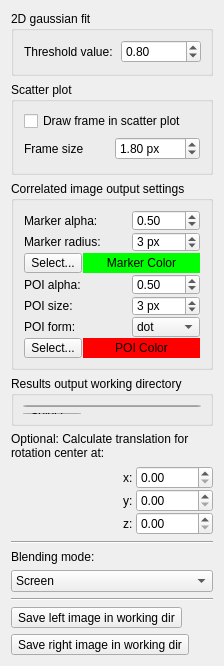
                <widget class="QWidget" name="scrollAreaWidgetContents">
                 <property name="geometry">
                  <rect>
                   <x>0</x>
                   <y>0</y>
                   <width>196</width>
                   <height>661</height>
                  </rect>
                 </property>
                 <layout class="QVBoxLayout" name="verticalLayout_17">
                  <item>
                   <widget class="QGroupBox" name="groupBox_2">
                    <property name="title">
                     <string>2D gaussian fit</string>
                    </property>
                    <layout class="QVBoxLayout" name="verticalLayout_11">
                     <property name="leftMargin">
                      <number>10</number>
                     </property>
                     <property name="bottomMargin">
                      <number>10</number>
                     </property>
                     <item>
                      <layout class="QHBoxLayout" name="horizontalLayout_9">
                       <item>
                        <widget class="QLabel" name="label_20">
                         <property name="toolTip">
                          <string>The cutoff is calculated as image.max - (image.max - image.min)*threshold
  with threshold between 0.1 and 0.9</string>
                         </property>
                         <property name="text">
                          <string>Threshold value:</string>
                         </property>
                        </widget>
                       </item>
                       <item>
                        <widget class="QDoubleSpinBox" name="doubleSpinBox_treshVal">
                         <property name="maximumSize">
                          <size>
                           <width>80</width>
                           <height>16777215</height>
                          </size>
                         </property>
                         <property name="toolTip">
                          <string>The cutoff is calculated as image.max - (image.max - image.min)*threshold
  with threshold between 0.1 and 0.9</string>
                         </property>
                         <property name="whatsThis">
                          <string/>
                         </property>
                         <property name="decimals">
                          <number>2</number>
                         </property>
                         <property name="minimum">
                          <double>0.100000000000000</double>
                         </property>
                         <property name="maximum">
                          <double>1.000000000000000</double>
                         </property>
                         <property name="singleStep">
                          <double>0.050000000000000</double>
                         </property>
                         <property name="value">
                          <double>0.800000000000000</double>
                         </property>
                        </widget>
                       </item>
                      </layout>
                     </item>
                    </layout>
                   </widget>
                  </item>
                  <item>
                   <widget class="QGroupBox" name="groupBox">
                    <property name="title">
                     <string>Scatter plot</string>
                    </property>
                    <layout class="QVBoxLayout" name="verticalLayout_9">
                     <property name="leftMargin">
                      <number>10</number>
                     </property>
                     <property name="rightMargin">
                      <number>10</number>
                     </property>
                     <property name="bottomMargin">
                      <number>12</number>
                     </property>
                     <item>
                      <widget class="QCheckBox" name="checkBox_scatterPlotFrame">
                       <property name="text">
                        <string>Draw frame in scatter plot</string>
                       </property>
                      </widget>
                     </item>
                     <item>
                      <layout class="QHBoxLayout" name="horizontalLayout_42">
                       <item>
                        <widget class="QLabel" name="label_29">
                         <property name="text">
                          <string>Frame size</string>
                         </property>
                        </widget>
                       </item>
                       <item>
                        <widget class="QDoubleSpinBox" name="doubleSpinBox_scatterPlotFrameSize">
                         <property name="toolTip">
                          <string/>
                         </property>
                         <property name="prefix">
                          <string/>
                         </property>
                         <property name="suffix">
                          <string> px</string>
                         </property>
                         <property name="maximum">
                          <double>50.000000000000000</double>
                         </property>
                         <property name="singleStep">
                          <double>0.050000000000000</double>
                         </property>
                         <property name="value">
                          <double>1.800000000000000</double>
                         </property>
                        </widget>
                       </item>
                      </layout>
                     </item>
                    </layout>
                   </widget>
                  </item>
                  <item>
                   <widget class="QGroupBox" name="groupBox_4">
                    <property name="title">
                     <string>Correlated image output settings</string>
                    </property>
                    <layout class="QVBoxLayout" name="verticalLayout_14">
                     <property name="spacing">
                      <number>1</number>
                     </property>
                     <property name="leftMargin">
                      <number>10</number>
                     </property>
                     <property name="rightMargin">
                      <number>10</number>
                     </property>
                     <item>
                      <layout class="QHBoxLayout" name="horizontalLayout_21">
                       <item>
                        <widget class="QLabel" name="label_12">
                         <property name="text">
                          <string>Marker alpha:</string>
                         </property>
                        </widget>
                       </item>
                       <item>
                        <widget class="QDoubleSpinBox" name="doubleSpinBox_markerAlpha">
                         <property name="maximumSize">
                          <size>
                           <width>68</width>
                           <height>16777215</height>
                          </size>
                         </property>
                         <property name="decimals">
                          <number>2</number>
                         </property>
                         <property name="minimum">
                          <double>0.010000000000000</double>
                         </property>
                         <property name="maximum">
                          <double>1.000000000000000</double>
                         </property>
                         <property name="singleStep">
                          <double>0.100000000000000</double>
                         </property>
                         <property name="value">
                          <double>0.500000000000000</double>
                         </property>
                        </widget>
                       </item>
                      </layout>
                     </item>
                     <item>
                      <layout class="QHBoxLayout" name="horizontalLayout_22">
                       <item>
                        <widget class="QLabel" name="label_23">
                         <property name="text">
                          <string>Marker radius:</string>
                         </property>
                        </widget>
                       </item>
                       <item>
                        <widget class="QSpinBox" name="spinBox_markerRadius">
                         <property name="maximumSize">
                          <size>
                           <width>68</width>
                           <height>16777215</height>
                          </size>
                         </property>
                         <property name="suffix">
                          <string> px</string>
                         </property>
                         <property name="minimum">
                          <number>1</number>
                         </property>
                         <property name="maximum">
                          <number>1000</number>
                         </property>
                         <property name="value">
                          <number>3</number>
                         </property>
                        </widget>
                       </item>
                      </layout>
                     </item>
                     <item>
                      <layout class="QHBoxLayout" name="horizontalLayout_23">
                       <item>
                        <widget class="QToolButton" name="toolButton_selectMarkerColor">
                         <property name="text">
                          <string>Select...</string>
                         </property>
                        </widget>
                       </item>
                       <item>
                        <widget class="QLabel" name="label_markerColor">
                         <property name="styleSheet">
                          <string notr="true">background-color: rgb(0,255,0);</string>
                         </property>
                         <property name="text">
                          <string>Marker Color</string>
                         </property>
                         <property name="alignment">
                          <set>Qt::AlignCenter</set>
                         </property>
                        </widget>
                       </item>
                      </layout>
                     </item>
                     <item>
                      <layout class="QHBoxLayout" name="horizontalLayout_32">
                       <item>
                        <widget class="QLabel" name="label_27">
                         <property name="toolTip">
                          <string>Point of interest transparency</string>
                         </property>
                         <property name="text">
                          <string>POI alpha:</string>
                         </property>
                        </widget>
                       </item>
                       <item>
                        <widget class="QDoubleSpinBox" name="doubleSpinBox_poiAlpha">
                         <property name="maximumSize">
                          <size>
                           <width>68</width>
                           <height>16777215</height>
                          </size>
                         </property>
                         <property name="decimals">
                          <number>2</number>
                         </property>
                         <property name="minimum">
                          <double>0.010000000000000</double>
                         </property>
                         <property name="maximum">
                          <double>1.000000000000000</double>
                         </property>
                         <property name="singleStep">
                          <double>0.100000000000000</double>
                         </property>
                         <property name="value">
                          <double>0.500000000000000</double>
                         </property>
                        </widget>
                       </item>
                      </layout>
                     </item>
                     <item>
                      <layout class="QHBoxLayout" name="horizontalLayout_31">
                       <item>
                        <widget class="QLabel" name="label_26">
                         <property name="toolTip">
                          <string>Point of interest size</string>
                         </property>
                         <property name="text">
                          <string>POI size:</string>
                         </property>
                        </widget>
                       </item>
                       <item>
                        <widget class="QSpinBox" name="spinBox_poiSize">
                         <property name="maximumSize">
                          <size>
                           <width>68</width>
                           <height>16777215</height>
                          </size>
                         </property>
                         <property name="suffix">
                          <string> px</string>
                         </property>
                         <property name="minimum">
                          <number>1</number>
                         </property>
                         <property name="value">
                          <number>3</number>
                         </property>
                        </widget>
                       </item>
                      </layout>
                     </item>
                     <item>
                      <layout class="QHBoxLayout" name="horizontalLayout_33">
                       <item>
                        <widget class="QLabel" name="label_28">
                         <property name="toolTip">
                          <string>Point of interest form that appears in image</string>
                         </property>
                         <property name="text">
                          <string>POI form:</string>
                         </property>
                        </widget>
                       </item>
                       <item>
                        <widget class="QComboBox" name="comboBox_poiForm">
                         <property name="maximumSize">
                          <size>
                           <width>68</width>
                           <height>16777215</height>
                          </size>
                         </property>
                         <property name="currentIndex">
                          <number>1</number>
                         </property>
                         <item>
                          <property name="text">
                           <string>cross</string>
                          </property>
                         </item>
                         <item>
                          <property name="text">
                           <string>dot</string>
                          </property>
                         </item>
                        </widget>
                       </item>
                      </layout>
                     </item>
                     <item>
                      <layout class="QHBoxLayout" name="horizontalLayout_24">
                       <item>
                        <widget class="QToolButton" name="toolButton_selectPoiColor">
                         <property name="text">
                          <string>Select...</string>
                         </property>
                        </widget>
                       </item>
                       <item>
                        <widget class="QLabel" name="label_poiColor">
                         <property name="styleSheet">
                          <string notr="true">background-color: rgb(255,0,0);</string>
                         </property>
                         <property name="text">
                          <string>POI Color</string>
                         </property>
                         <property name="alignment">
                          <set>Qt::AlignCenter</set>
                         </property>
                        </widget>
                       </item>
                      </layout>
                     </item>
                    </layout>
                   </widget>
                  </item>
                  <item>
                   <widget class="QGroupBox" name="groupBox_3">
                    <property name="minimumSize">
                     <size>
                      <width>0</width>
                      <height>50</height>
                     </size>
                    </property>
                    <property name="title">
                     <string>Results output working directory</string>
                    </property>
                    <layout class="QVBoxLayout" name="verticalLayout_13">
                     <item>
                      <widget class="QLineEditFilePath" name="lineEdit_workingDir">
                       <property name="readOnly">
                        <bool>true</bool>
                       </property>
                      </widget>
                     </item>
                     <item>
                      <widget class="QToolButton" name="toolButton_selectWorkingDir">
                       <property name="text">
                        <string>Select...</string>
                       </property>
                      </widget>
                     </item>
                    </layout>
                   </widget>
                  </item>
                  <item>
                   <widget class="QLabel" name="label_18">
                    <property name="text">
                     <string>&lt;html&gt;&lt;head/&gt;&lt;body&gt;&lt;p&gt;Optional: Calculate translation for rotation center at:&lt;/p&gt;&lt;/body&gt;&lt;/html&gt;</string>
                    </property>
                    <property name="alignment">
                     <set>Qt::AlignLeading|Qt::AlignLeft|Qt::AlignVCenter</set>
                    </property>
                    <property name="wordWrap">
                     <bool>true</bool>
                    </property>
                   </widget>
                  </item>
                  <item>
                   <layout class="QVBoxLayout" name="verticalLayout_8">
                    <property name="spacing">
                     <number>0</number>
                    </property>
                    <item>
                     <layout class="QHBoxLayout" name="horizontalLayout_12">
                      <item>
                       <spacer name="horizontalSpacer_2">
                        <property name="orientation">
                         <enum>Qt::Horizontal</enum>
                        </property>
                        <property name="sizeHint" stdset="0">
                         <size>
                          <width>40</width>
                          <height>20</height>
                         </size>
                        </property>
                       </spacer>
                      </item>
                      <item>
                       <widget class="QLabel" name="label_10">
                        <property name="maximumSize">
                         <size>
                          <width>16777215</width>
                          <height>16777215</height>
                         </size>
                        </property>
                        <property name="text">
                         <string>x: </string>
                        </property>
                       </widget>
                      </item>
                      <item>
                       <widget class="QDoubleSpinBox" name="doubleSpinBox_custom_rot_center_x">
                        <property name="maximum">
                         <double>99999.990000000005239</double>
                        </property>
                       </widget>
                      </item>
                     </layout>
                    </item>
                    <item>
                     <layout class="QHBoxLayout" name="horizontalLayout_17">
                      <item>
                       <spacer name="horizontalSpacer_3">
                        <property name="orientation">
                         <enum>Qt::Horizontal</enum>
                        </property>
                        <property name="sizeHint" stdset="0">
                         <size>
                          <width>40</width>
                          <height>20</height>
                         </size>
                        </property>
                       </spacer>
                      </item>
                      <item>
                       <widget class="QLabel" name="label_14">
                        <property name="maximumSize">
                         <size>
                          <width>16777215</width>
                          <height>16777215</height>
                         </size>
                        </property>
                        <property name="text">
                         <string>y: </string>
                        </property>
                       </widget>
                      </item>
                      <item>
                       <widget class="QDoubleSpinBox" name="doubleSpinBox_custom_rot_center_y">
                        <property name="maximum">
                         <double>99999.990000000005239</double>
                        </property>
                       </widget>
                      </item>
                     </layout>
                    </item>
                    <item>
                     <layout class="QHBoxLayout" name="horizontalLayout_18">
                      <item>
                       <spacer name="horizontalSpacer_4">
                        <property name="orientation">
                         <enum>Qt::Horizontal</enum>
                        </property>
                        <property name="sizeHint" stdset="0">
                         <size>
                          <width>40</width>
                          <height>20</height>
                         </size>
                        </property>
                       </spacer>
                      </item>
                      <item>
                       <widget class="QLabel" name="label_16">
                        <property name="maximumSize">
                         <size>
                          <width>16777215</width>
                          <height>16777215</height>
                         </size>
                        </property>
                        <property name="text">
                         <string>z: </string>
                        </property>
                       </widget>
                      </item>
                      <item>
                       <widget class="QDoubleSpinBox" name="doubleSpinBox_custom_rot_center_z">
                        <property name="maximum">
                         <double>99999.990000000005239</double>
                        </property>
                       </widget>
                      </item>
                     </layout>
                    </item>
                   </layout>
                  </item>
                  <item>
                   <widget class="Line" name="line_8">
                    <property name="orientation">
                     <enum>Qt::Horizontal</enum>
                    </property>
                   </widget>
                  </item>
                  <item>
                   <widget class="QLabel" name="label_25">
                    <property name="text">
                     <string>Blending mode:</string>
                    </property>
                   </widget>
                  </item>
                  <item>
                   <widget class="QComboBox" name="comboBox_blendingMode">
                    <item>
                     <property name="text">
                      <string>Screen</string>
                     </property>
                    </item>
                    <item>
                     <property name="text">
                      <string>Minimum</string>
                     </property>
                    </item>
                   </widget>
                  </item>
                  <item>
                   <widget class="Line" name="line_5">
                    <property name="orientation">
                     <enum>Qt::Horizontal</enum>
                    </property>
                   </widget>
                  </item>
                  <item>
                   <widget class="QToolButton" name="toolButton_saveImage_left">
                    <property name="text">
                     <string>Save left image in working dir</string>
                    </property>
                   </widget>
                  </item>
                  <item>
                   <widget class="QToolButton" name="toolButton_saveImage_right">
                    <property name="text">
                     <string>Save right image in working dir</string>
                    </property>
                   </widget>
                  </item>
                 </layout>
                </widget>
